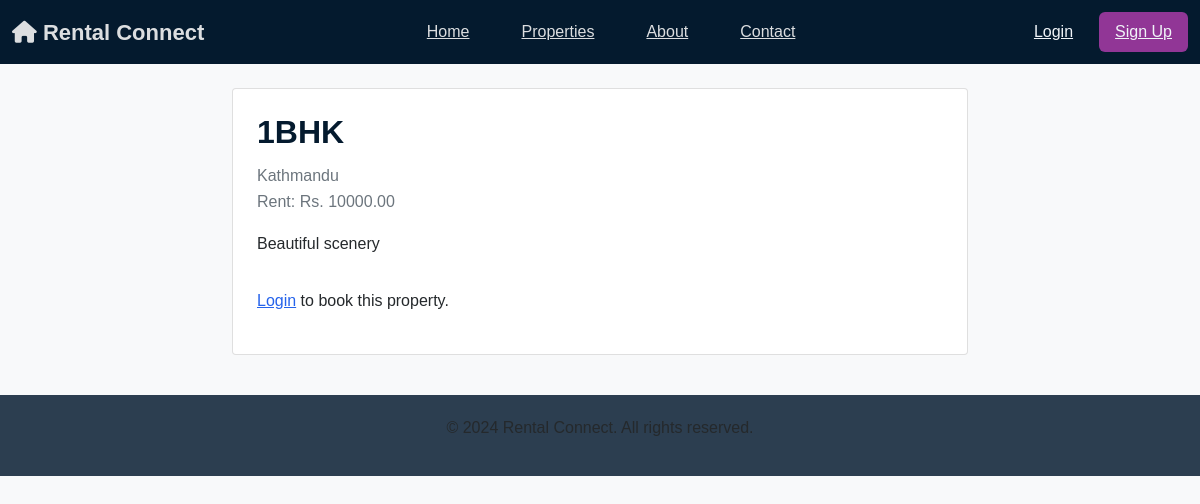
Page /property/2/ on the committed database.
### listings/models.py (models this page shows, shortened)
class Property(models.Model):
    landlord = models.ForeignKey(
        CustomUser,
        on_delete=models.CASCADE,
        related_name='properties'
    )
    title = models.CharField(max_length=100)
    description = models.TextField()
    city = models.CharField(max_length=50)
    rent = models.DecimalField(max_digits=10, decimal_places=2)
    bedrooms = models.PositiveIntegerField()
    bathrooms = models.PositiveIntegerField()
    address = models.TextField()
    image = models.ImageField(
        upload_to='property_images/',
        blank=True,
        null=True
    )
    is_verified = models.BooleanField(default=False)
    created_at = models.DateTimeField(auto_now_add=True)
    class Meta:
        ordering = ['-created_at']

### listings/views.py (the view)
# urls.py: path('property/<int:property_id>/', views.property_detail, name='property_detail'),
def property_detail(request, property_id):
    prop = get_object_or_404(
        Property,
        id=property_id,
        is_verified=True
    )
    return render(request, 'listings/property_detail.html', {
        'property': prop
    })

### templates/listings/property_detail.html
{% extends "base.html" %}
{% block content %}
<div class="container mt-5">
    <div class="row justify-content-center">
        <div class="col-md-8">
            <div class="card p-4">
                <h2>{{ property.title }}</h2>
                <p class="text-muted">
                    {{ property.city }} <br>
                    Rent: Rs. {{ property.rent }}
                </p>
                <p>{{ property.description }}</p>
                {% if user.is_authenticated and user.is_tenant %}
                    <a href="{% url 'request_booking' property.id %}"
                       class="btn btn-primary mt-3">
                        Request Booking
                    </a>
                {% elif not user.is_authenticated %}
                    <p class="mt-3">
                        <a href="{% url 'login' %}">Login</a> to book this property.
                    </p>
                {% endif %}
            </div>
        </div>
    </div>
</div>
{% endblock %}

### static/css/base.css (style rules this page uses)
* { margin: 0; padding: 0; box-sizing: border-box; }
html, body { width: 100%; min-height: 100%; overflow-x: hidden; }
body { font-family: Arial, sans-serif; background-color: #f8f9fa; color: #25292c; display: flex; flex-direction: column; }

### static/css/style.css (style rules this page uses)
h1, h2, h3, h4, h5 { color: #041a2e; font-weight: 600; margin-bottom: 0.75rem; }
p { color: #25292c; line-height: 1.6; margin-bottom: 1rem; }
a { color: #2563eb; }

### rows in the picture
Property: title "1BHK", city "Kathmandu", rent "10000.00", description "Beautiful scenery"
